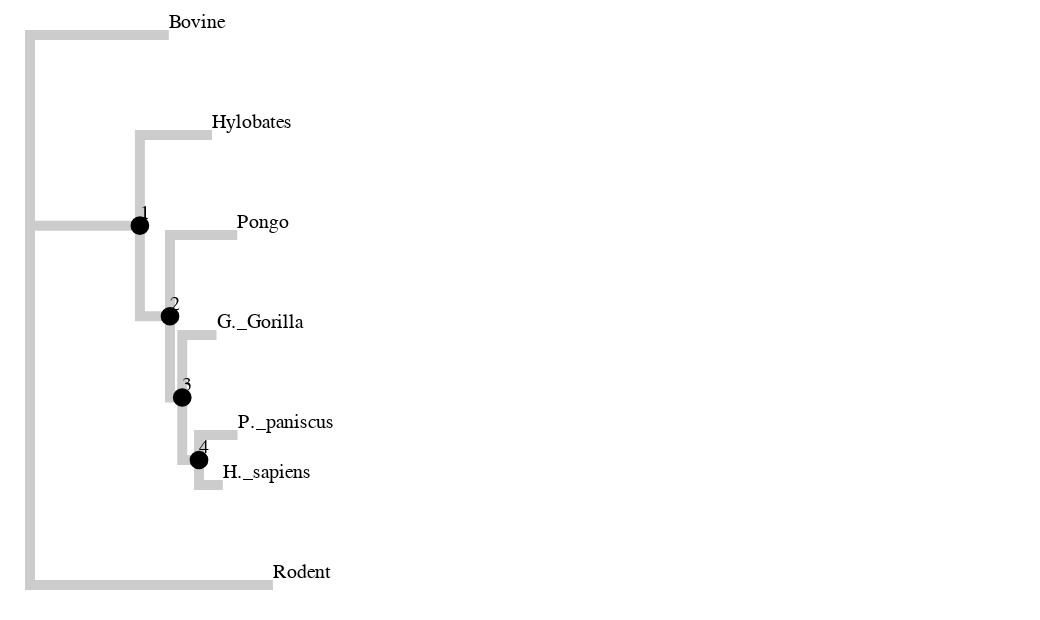

This figure's notebook cell:
### Markdown cell above
Here is the newick string:
```
(Bovine:0.69395,(Hylobates:0.36079,(Pongo:0.33636,(G._Gorilla:0.17147,(P._paniscus:0.19268,H._sapiens:0.11927):0.08386):0.06124):0.15057):0.54939, Rodent:1.21460);
```

### Code cell
# Initialize a Vega Tree object.
TreeChart.from_newick(
    'tree.newick',
    width=500,
    height=300,
    
#     branch_color='?',
#     branch_width=(0, 10),
    
#     leaf_text_size=(1, 10),

#     node_size=(0, 500), 
#     node_color='?',
#     node_text_size=(0, 10),
#     node_edge_width=(0,10),
#     node_text_xoffset=(-10,10),
#     node_text_yoffset=(-10,10),
)

### Figure 1 — Vega specification as saved in the notebook (floating-point values rounded to 4 significant figures)
{"data": [{"name": "tree", "transform": [{"key": "id", "parentKey": "parent", "type": "stratify"}, {"as": ["y0", "x0", "depth0", "children0"], "method": "cluster", "size": [300, 500], "type": "tree"}, {"as": ["y", "x", "depth", "children"], "method": "cluster", "size": [300, 500], "type": "tree"}, {"as": "x", "expr": "datum.distance * 100", "type": "formula"}, {"as": "y", "expr": "datum.y0 * (100 / 100)", "type": "formula"}], "values": [{"children": 3, "children0": 3, "depth": 0, "depth0": 0, "distance": 0, "id": "0", "label": "0", "length": 0, "parent": null, "type": "root", "uid": "z12X6wvKot", "x": 0, "x0": 0, "y": 135.9, "y0": 135.9}, {"children": 0, "children0": 0, "depth": 1, "depth0": 1, "distance": 0.6939, "id": "Bovine", "label": "Bovine", "length": 0.6939, "parent": "0", "type": "leaf", "uid": "DRp3sa8lTT", "x": 69.39, "x0": 500, "y": 12.5, "y0": 12.5}, {"children": 2, "children0": 2, "depth": 1, "depth0": 1, "distance": 0.5494, "id": "1", "label": "1", "length": 0.5494, "parent": "0", "type": "node", "uid": "tcaRDGEElL", "x": 54.94, "x0": 100.0, "y": 107.8, "y0": 107.8}, {"children": 0, "children0": 0, "depth": 2, "depth0": 2, "distance": 0.9102, "id": "Hylobates", "label": "Hylobates", "length": 0.3608, "parent": "1", "type": "leaf", "uid": "PSpzULumgY", "x": 91.02, "x0": 500, "y": 62.5, "y0": 62.5}, {"children": 2, "children0": 2, "depth": 2, "depth0": 2, "distance": 0.7, "id": "2", "label": "2", "length": 0.1506, "parent": "1", "type": "node", "uid": "RJHGYVilZ3", "x": 70.0, "x0": 200, "y": 153.1, "y0": 153.1}, {"children": 0, "children0": 0, "depth": 3, "depth0": 3, "distance": 1.036, "id": "Pongo", "label": "Pongo", "length": 0.3364, "parent": "2", "type": "leaf", "uid": "i6pQSHeYIA", "x": 103.6, "x0": 500, "y": 112.5, "y0": 112.5}, {"children": 2, "children0": 2, "depth": 3, "depth0": 3, "distance": 0.7612, "id": "3", "label": "3", "length": 0.06124, "parent": "2", "type": "node", "uid": "b79woDgHP6", "x": 76.12, "x0": 300, "y": 193.8, "y0": 193.8}, {"children": 0, "children0": 0, "depth": 4, "depth0": 4, "distance": 0.9327, "id": "G._Gorilla", "label": "G._Gorilla", "length": 0.1715, "parent": "3", "type": "leaf", "uid": "6NDuEvPsLL", "x": 93.27, "x0": 500, "y": 162.5, "y0": 162.5}, {"children": 2, "children0": 2, "depth": 4, "depth0": 4, "distance": 0.8451, "id": "4", "label": "4", "length": 0.08386, "parent": "3", "type": "node", "uid": "DvRSBsomeH", "x": 84.51, "x0": 400, "y": 225, "y0": 225}, {"children": 0, "children0": 0, "depth": 5, "depth0": 5, "distance": 1.038, "id": "P._paniscus", "label": "P._paniscus", "length": 0.1927, "parent": "4", "type": "leaf", "uid": "ExDhueFbqz", "x": 103.8, "x0": 500, "y": 212.5, "y0": 212.5}, {"children": 0, "children0": 0, "depth": 5, "depth0": 5, "distance": 0.9643, "id": "H._sapiens", "label": "H._sapiens", "length": 0.1193, "parent": "4", "type": "leaf", "uid": "b57u1Rt5UR", "x": 96.43, "x0": 500, "y": 237.5, "y0": 237.5}, {"children": 0, "children0": 0, "depth": 1, "depth0": 1, "distance": 1.215, "id": "Rodent", "label": "Rodent", "length": 1.215, "parent": "0", "type": "leaf", "uid": "kBUnpL6xbI", "x": 121.5, "x0": 500, "y": 287.5, "y0": 287.5}]}, {"name": "links", "source": "tree", "transform": [{"key": "id", "type": "treelinks"}, {"orient": "horizontal", "shape": "orthogonal", "type": "linkpath"}]}, {"name": "nodes", "source": "tree", "transform": [{"expr": "datum.type == \"node\"", "type": "filter"}]}, {"name": "leaves", "source": "tree", "transform": [{"expr": "datum.type == \"leaf\"", "type": "filter"}]}], "height": 300, "marks": [{"encode": {"update": {"path": {"field": "path"}, "stroke": {"value": "#ccc"}, "strokeWidth": {"value": 5}}}, "from": {"data": "links"}, "type": "path"}, {"encode": {"enter": {"fill": {"value": "#000"}, "stroke": {"value": "#000"}}, "update": {"size": {"value": 0}, "strokeWidth": {"value": 1}, "x": {"field": "x"}, "y": {"field": "y"}}}, "from": {"data": "leaves"}, "type": "symbol"}, {"encode": {"enter": {"stroke": {"value": "#000"}}, "update": {"fill": {"value": "#000"}, "size": {"value": 70}, "strokeWidth": {"value": 1}, "x": {"field": "x"}, "y": {"field": "y"}}}, "from": {"data": "nodes"}, "type": "symbol"}, {"encode": {"enter": {"fill": {"value": "#000"}, "text": {"field": "id"}}, "update": {"dx": {"value": 0}, "dy": {"value": -3.333}, "fontSize": {"value": 10}, "x": {"field": "x"}, "y": {"field": "y"}}}, "from": {"data": "leaves"}, "type": "text"}, {"encode": {"enter": {"fill": {"value": "#000"}, "text": {"field": "id"}}, "update": {"dx": {"value": 0}, "dy": {"value": -3.333}, "fontSize": {"value": 10}, "x": {"field": "x"}, "y": {"field": "y"}}}, "from": {"data": "nodes"}, "type": "text"}], "padding": 5, "signals": [], "width": 500}
